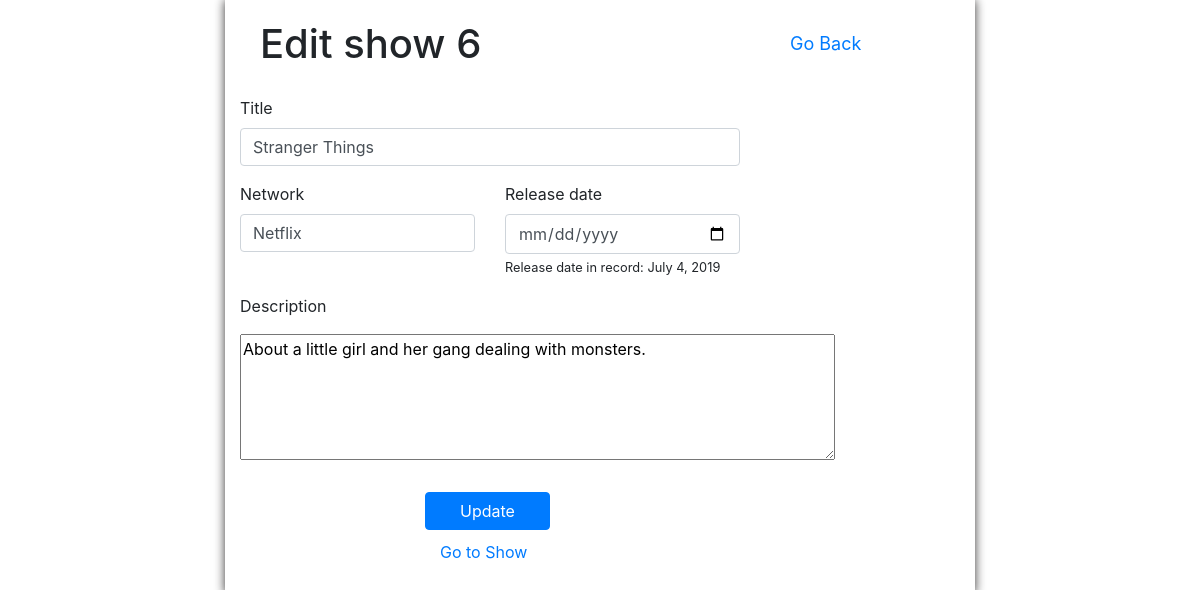
Screenshot of /shows/6/edit with the database file from the repository.
### app_tv_shows/models.py (models this page shows)
class Show(models.Model):
    title = models.CharField(max_length = 255)
    network = models.CharField(max_length = 255)
    releasedate = models.DateField(max_length = 255)
    desc = models.TextField()
    created_at = models.DateTimeField(auto_now_add = True)
    updated_at = models.DateTimeField(auto_now = True)
    objects = ShowManager()

### app_tv_shows/views.py (the view)
# urls.py: path('shows/<int:id>/edit', views.edit_page),
def edit_page(request, id):
    context = {
        'show' : Show.objects.get(id = id)
    }
    return render(request, 'update.html', context)

### app_tv_shows/templates/update.html (shortened to what this page needs)
<!DOCTYPE html>
<html lang="en">
    <head>
        {% load static %}
        <link rel="stylesheet" href="https://maxcdn.bootstrapcdn.com/bootstrap/4.0.0/css/bootstrap.min.css">
        <link rel="stylesheet" href="{% static 'style.css' %}">
    </head>
    <body>
        <div class="container maincontainer">
            <div class="createcontainer">
                <h1>Edit show {{show.id}}</h1>
                <form action="/shows/{{show.id}}/update" method = "POST">
                    <div class="form-group">
                        <label for="title">Title</label>
                        <input type="text" class="form-control" id="title" value="{{show.title}}" name = "title">
                    </div>
                    <div class="form-group row">
                        <div class="col">
                            <label for="network">Network</label>
                            <input type="text" class="form-control" id="network" value="{{show.network}}" name = "network">
                        </div>
                        <div class="col">
                            <label for="releasedate">Release date</label>
                            <input type="date" class="form-control" id="releasedate" value="{{show.releasedate}}" name = "releasedate" placeholder="YYYY-MM-DD">
                            <small>Release date in record: {{show.releasedate}}</small>
                        </div>
                    </div>
                    <div class="form-group ">
                        <p>Description</p>
                            <textarea name="desc" id="desc" cols="56" rows="5">{{show.desc}}</textarea>
                    </div>
                    <button class="btn btn-primary col-sm-3">Update</button>
                    <a class = "gotoshow" href="/shows/{{show.id}}">Go to Show</a>
                </form>
            </div>
            <a class="goback"href="/shows">Go Back</a>
        </div>
    </body>
    </html>

### app_tv_shows/static/style.css (style rules this page uses)
.maincontainer { width: 750px; display: flex; justify-content: space-between; box-shadow: 0 0 10px rgb(54, 53, 53); }
.createcontainer { width: 500px; min-height: 400px; padding-bottom: 30px; }
.goback { width: 200px; height: 100px; text-align: right; font-size: large; padding: 30px; text-align: left; }
h1 { padding: 20px; }
.btn { margin: 10px 37%; }
.gotoshow { margin: 10px 40%; }

### rows the page displays
Show: id "6", title "Stranger Things", network "Netflix", releasedate "July 4, 2019", desc "About a little girl and her gang dealing with monsters."
